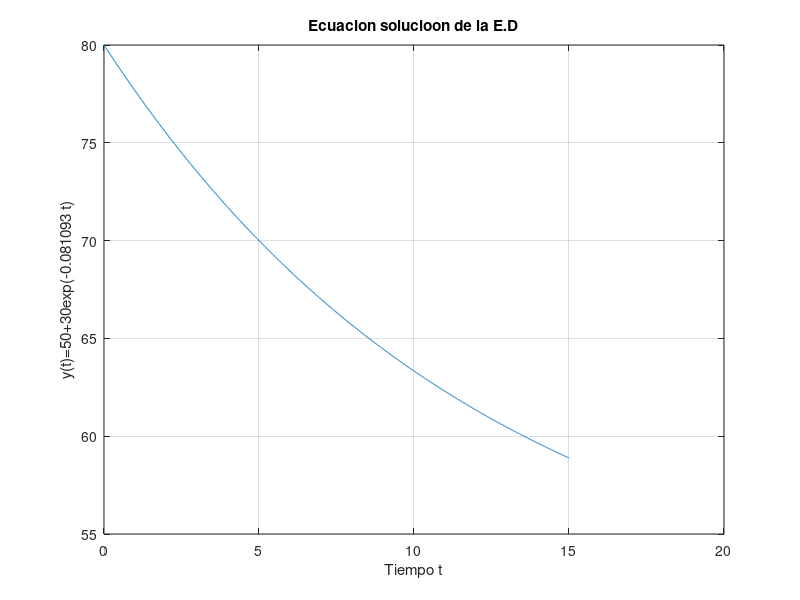
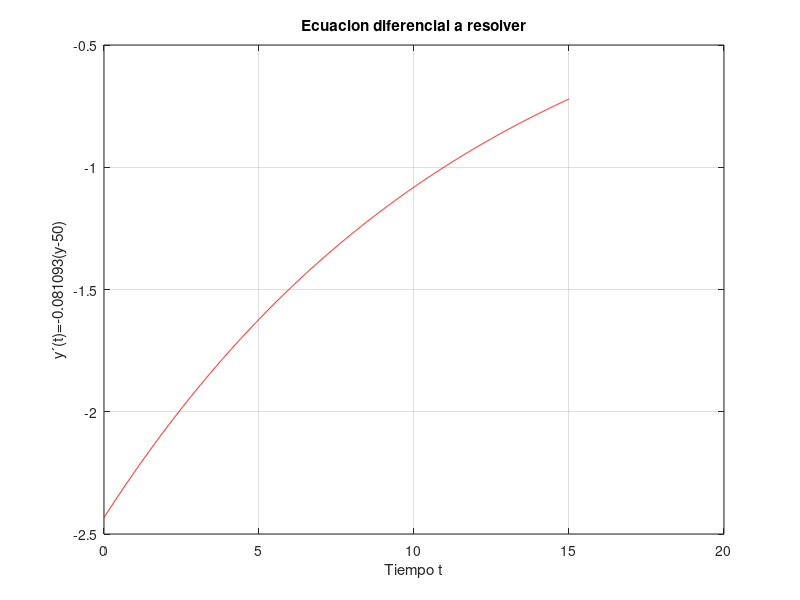

Here is the MATLAB script that generated these plots, in order:
%Ronaldo Rafael Arias Parada-1151674
t=0:0.01:15; %declara t
z = 50+30.*exp(-0.081093.*t); %declara z
figure(1),plot(t,z), grid on %genera la grafica 2d
title('Ecuacion solucioon de la E.D'),
ylabel('y(t)=50+30exp(-0.081093 t)'), xlabel('Tiempo t'), pause
w=-0.081093.*(z-50); %declara w
figure(2),plot(t,w,'r'), grid on %genera la grafica
title('Ecuacion diferencial a resolver')
ylabel('y´(t)=-0.081093(y-50)'), xlabel('Tiempo t'), pause 
